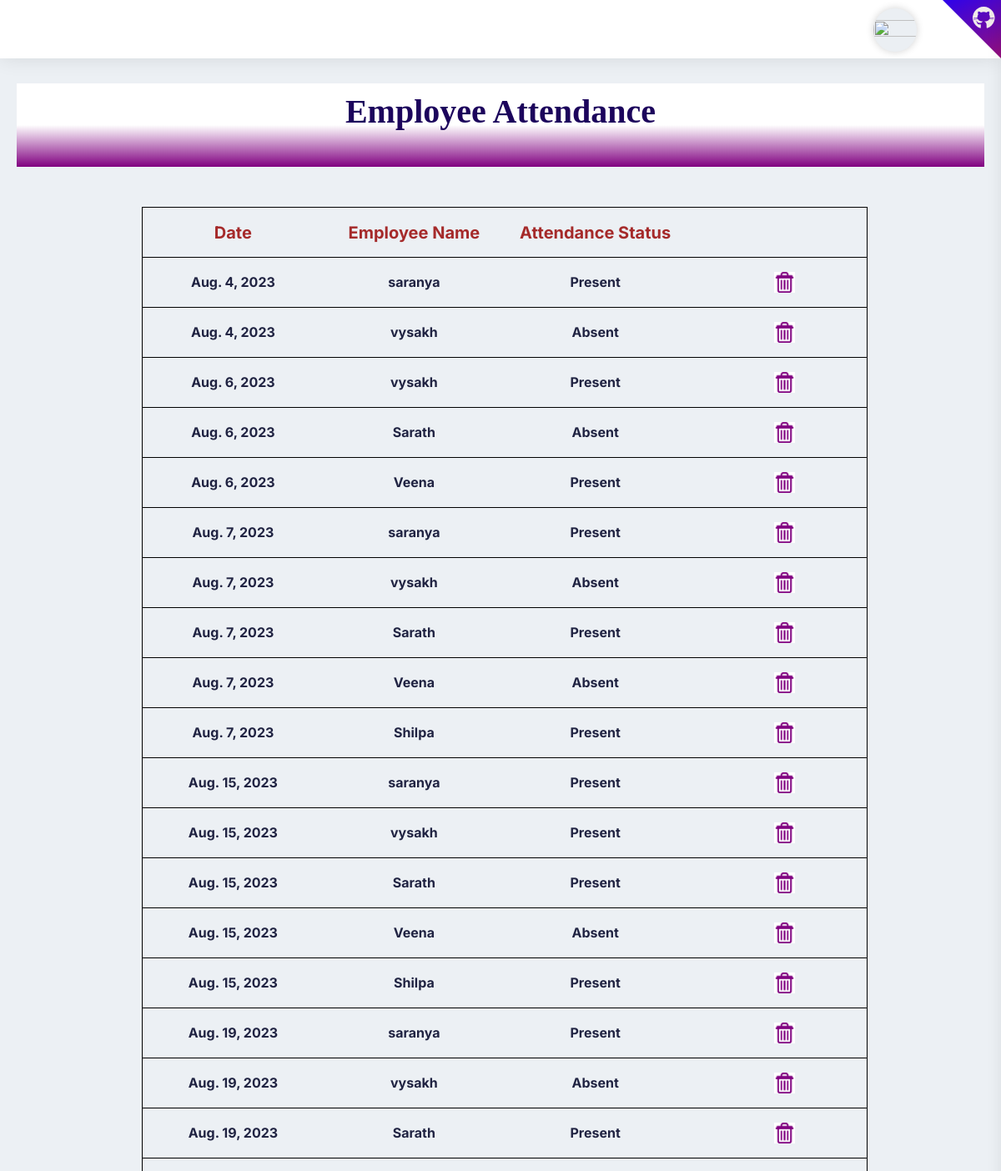
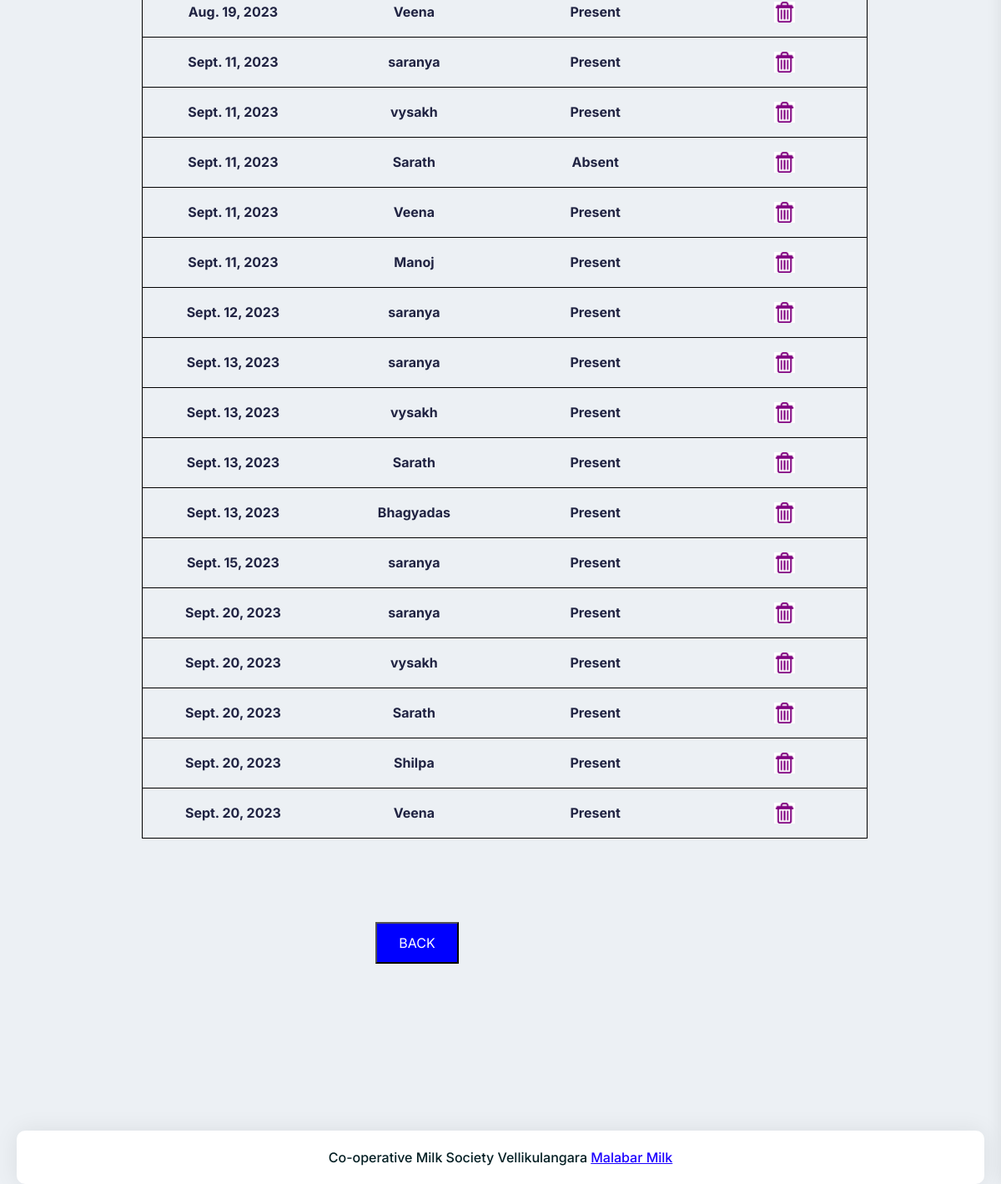
Screenshot of /adminapp/viewallatn/ with the database file from the repository (2 pictures, top to bottom).
### adminapp/models.py (models this page shows)
class attendancedb(models.Model):
    Date = models.DateField(auto_now=True)
    Empname = models.CharField(max_length=100, null=True, blank=True)
    Attendance = models.CharField(max_length=10, null=True, blank=True)

### adminapp/views.py (the view)
# urls.py: path('viewallatn/', views.viewallatn, name="viewallatn"),
def viewallatn(req):
    atn = attendancedb.objects.all()
    return render(req, "viewatnall.html", {'atn':atn})

### adminapp/templates/viewatnall.html (shortened to what this page needs)
<!DOCTYPE html>
{% extends 'adminhome.html' %}
{% load static %}
{% block content %}
<html lang="en">
<head>
</head>
<body>
<div style="background-image:linear-gradient(white 50%,purple);height:100px;border:hidden;width:100%;">
            <h1 style="color:rgb(28, 4, 92);font-family: 'Times New Roman', Times, serif;
            font-weight: bold;padding-top:10px;text-align:center;">
           Employee Attendance</h1></div><br><br>
<table width="75%" style="margin-left:150px;border:1px solid black;margin-bottom:100px;">
    <tr style="border:1px solid black;">
        <td ><h5 style="color:brown;">Date</h5></td>
        <td ><h5 style="color:brown;">Employee Name</h5></td>
        <td><h5 style="color:brown;">Attendance Status</h5></td>
    </tr>
{% for i in atn %}
    <tr style="border:1px solid black;">
        <td><h6>{{i.Date}}</h6></td>
        <td><h6>{{i.Empname}}</h6></td>
        <td><h6>{{i.Attendance}}</h6></td>
        <td>  <a href="{% url 'atndelete' dataid=i.id %}" style="margin-left:20px;"><img src="{% static 'src/images/dltpurple.png' %}" width="25px" height="25px"></a>
        </td>
    </tr>
{% endfor %}
</table>
<a href="{% url 'viewatn' %}"> <button type="button" style="margin-bottom:100px;
background-color:blue;color:white;width:100px;height:50px;margin-left:430px;">BACK</button></a>
</body>
</html>
{% endblock %}

### adminapp/templates/adminhome.html (shortened to what this page needs)
<!DOCTYPE html>
{% load static %}
<html>
<head>
<link href="https://cdn.jsdelivr.net/npm/bootstrap@5.3.0/dist/css/bootstrap.min.css" rel="stylesheet">
	<link rel="stylesheet" type="text/css" href="{% static 'vendors/styles/core.css' %}">
	<link rel="stylesheet" type="text/css" href="{% static 'vendors/styles/icon-font.min.css' %}">
	<link rel="stylesheet" type="text/css" href="{% static 'src/plugins/datatables/css/dataTables.bootstrap4.min.css' %}">
	<link rel="stylesheet" type="text/css" href="{% static 'src/plugins/datatables/css/responsive.bootstrap4.min.css' %}">
	<link rel="stylesheet" type="text/css" href="{% static 'vendors/styles/style.css' %}">
</head>
<body>
	<div class="header">
		<div class="header-left">
			<div class="menu-icon dw dw-menu"></div>
		</div>
		<div class="header-right">
			<div class="dashboard-setting user-notification">
			</div>
			<div class="user-info-dropdown">
				<div class="dropdown">
					<a class="dropdown-toggle" href="#" role="button" data-toggle="dropdown">
						<span class="user-icon">
							<img src="{% static 'vendors/images/logo2.png' %}" width="100px" height="100px" alt="">
						</span>
					</a>
				</div>
			</div>
			<div class="github-link">
				<a href="https://github.com/dropways/deskapp" target="_blank"><img src="vendors/images/github.svg" alt=""></a>
			</div>
		</div>
	</div>
	<div class="main-container">
		<div class="pd-ltr-20">
{% block content %}{% endblock %}
			<div class="footer-wrap pd-20 mb-20 card-box" style="margin-top:100px;">
				Co-operative Milk Society Vellikulangara <a href="https://github.com/dropways" target="_blank">Malabar Milk</a>
			</div>
		</div>
	</div>
</body>
</html>

### adminapp/templates/viewatnall.html (style rules this page uses)
td { height:60px; width:200px; text-align:center; }

### rows the page displays
attendancedb: Date "Aug. 4, 2023", Empname "saranya", Attendance "Present"
attendancedb: Date "Aug. 4, 2023", Empname "vysakh", Attendance "Absent"
attendancedb: Date "Aug. 6, 2023", Empname "vysakh", Attendance "Present"
attendancedb: Date "Aug. 6, 2023", Empname "Sarath", Attendance "Absent"
attendancedb: Date "Aug. 6, 2023", Empname "Veena", Attendance "Present"
attendancedb: Date "Aug. 7, 2023", Empname "saranya", Attendance "Present"
attendancedb: Date "Aug. 7, 2023", Empname "vysakh", Attendance "Absent"
attendancedb: Date "Aug. 7, 2023", Empname "Sarath", Attendance "Present"
attendancedb: Date "Aug. 7, 2023", Empname "Veena", Attendance "Absent"
attendancedb: Date "Aug. 7, 2023", Empname "Shilpa", Attendance "Present"
attendancedb: Date "Aug. 15, 2023", Empname "saranya", Attendance "Present"
attendancedb: Date "Aug. 15, 2023", Empname "vysakh", Attendance "Present"
attendancedb: Date "Aug. 15, 2023", Empname "Sarath", Attendance "Present"
attendancedb: Date "Aug. 15, 2023", Empname "Veena", Attendance "Absent"
attendancedb: Date "Aug. 15, 2023", Empname "Shilpa", Attendance "Present"
attendancedb: Date "Aug. 19, 2023", Empname "saranya", Attendance "Present"
attendancedb: Date "Aug. 19, 2023", Empname "vysakh", Attendance "Absent"
attendancedb: Date "Aug. 19, 2023", Empname "Sarath", Attendance "Present"
attendancedb: Date "Aug. 19, 2023", Empname "Veena", Attendance "Present"
attendancedb: Date "Sept. 11, 2023", Empname "saranya", Attendance "Present"
attendancedb: Date "Sept. 11, 2023", Empname "vysakh", Attendance "Present"
attendancedb: Date "Sept. 11, 2023", Empname "Sarath", Attendance "Absent"
attendancedb: Date "Sept. 11, 2023", Empname "Veena", Attendance "Present"
attendancedb: Date "Sept. 11, 2023", Empname "Manoj", Attendance "Present"
attendancedb: Date "Sept. 12, 2023", Empname "saranya", Attendance "Present"
attendancedb: Date "Sept. 13, 2023", Empname "saranya", Attendance "Present"
attendancedb: Date "Sept. 13, 2023", Empname "vysakh", Attendance "Present"
attendancedb: Date "Sept. 13, 2023", Empname "Sarath", Attendance "Present"
attendancedb: Date "Sept. 13, 2023", Empname "Bhagyadas", Attendance "Present"
attendancedb: Date "Sept. 15, 2023", Empname "saranya", Attendance "Present"
attendancedb: Date "Sept. 20, 2023", Empname "saranya", Attendance "Present"
attendancedb: Date "Sept. 20, 2023", Empname "vysakh", Attendance "Present"
attendancedb: Date "Sept. 20, 2023", Empname "Sarath", Attendance "Present"
attendancedb: Date "Sept. 20, 2023", Empname "Shilpa", Attendance "Present"
attendancedb: Date "Sept. 20, 2023", Empname "Veena", Attendance "Present"
